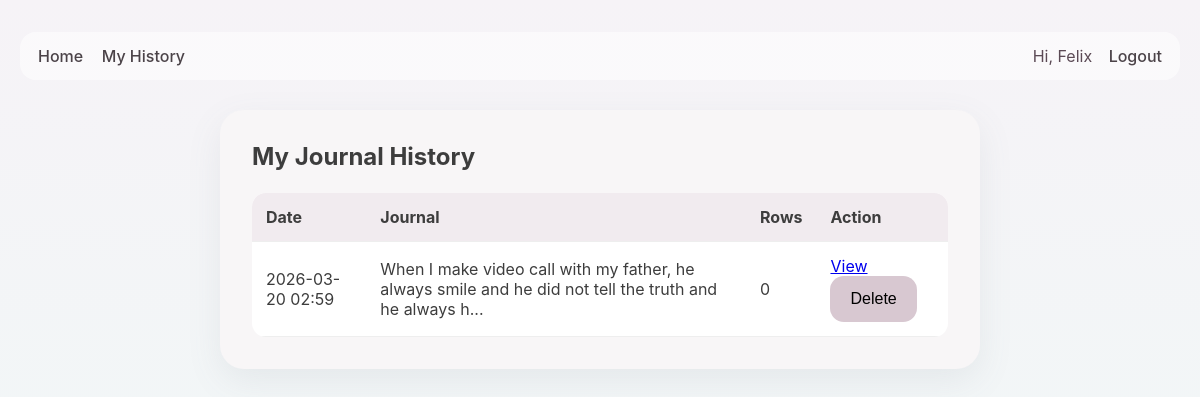
The app's page /history (signed in), older data.
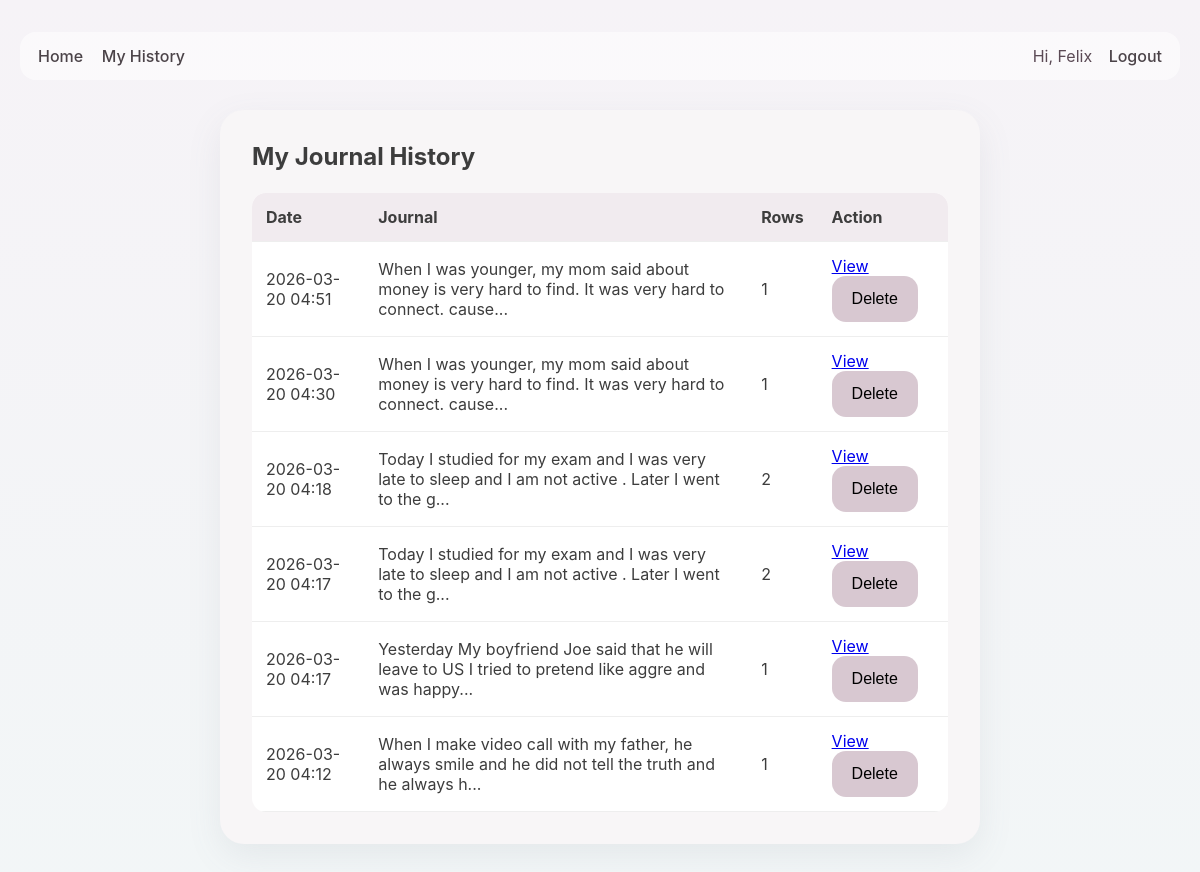
The same page, newer data.
### app.py (models this page shows, shortened)
class User(UserMixin, db.Model):
    id = db.Column(db.Integer, primary_key=True)
    username = db.Column(db.String(120), unique=True, nullable=False)
    email = db.Column(db.String(150), unique=True, nullable=False)
    password_hash = db.Column(db.String(255), nullable=False)
    journals = db.relationship("JournalEntry", backref="user", lazy=True, cascade="all, delete-orphan")

class JournalEntry(db.Model):
    id = db.Column(db.Integer, primary_key=True)
    journal_text = db.Column(db.Text, nullable=False)
    created_at = db.Column(db.DateTime, default=datetime.utcnow)
    user_id = db.Column(db.Integer, db.ForeignKey("user.id"), nullable=False)
    analyses = db.relationship("JournalAnalysisRow", backref="journal", lazy=True, cascade="all, delete-orphan")

### app.py (the view)
@app.route("/history")
@login_required
def history():
    entries = JournalEntry.query.filter_by(user_id=current_user.id) \
        .order_by(JournalEntry.created_at.desc()).all()
    return render_template("history.html", entries=entries)

### app.py (called while the page is built)
@login_manager.user_loader
def load_user(user_id):
    return User.query.get(int(user_id))

### templates/history.html
{% extends 'base.html' %}
{% block content %}
<div class="history-card">
    <h2>My Journal History</h2>
    {% if entries %}
        <table class="history-table">
            <thead>
                <tr>
                    <th>Date</th>
                    <th>Journal</th>
                    <th>Rows</th>
                    <th>Action</th>
                </tr>
            </thead>
            <tbody>
                {% for entry in entries %}
                <tr>
                    <td>{{ entry.created_at.strftime('%Y-%m-%d %H:%M') }}</td>
                    <td>{{ entry.journal_text[:100] }}{% if entry.journal_text|length > 100 %}...{% endif %}</td>
                    <td>{{ entry.analyses|length }}</td>
                    <td>
                        <a href="{{ url_for('history_detail', entry_id=entry.id) }}">View</a>
                        <form method="POST" action="{{ url_for('delete_entry', entry_id=entry.id) }}" style="display:inline;">
                            <button type="submit" class="delete-btn">Delete</button>
                        </form>
                    </td>
                </tr>
                {% endfor %}
            </tbody>
        </table>
    {% else %}
        <p>No journal history yet.</p>
    {% endif %}
</div>
{% endblock %}

### templates/base.html (shortened to what this page needs)
<!DOCTYPE html>
<html lang="en">
<head>
    <link rel="stylesheet" href="{{ url_for('static', filename='css/style.css') }}">
</head>
<body>
    <div class="page-shell">
        <nav class="top-nav">
            <div class="nav-left">
                <a href="{{ url_for('index') }}">Home</a>
                {% if current_user.is_authenticated %}
                    <a href="{{ url_for('history') }}">My History</a>
                {% endif %}
            </div>
            <div class="nav-right">
                {% if current_user.is_authenticated %}
                    <span class="welcome-text">Hi, {{ current_user.username }}</span>
                    <a href="{{ url_for('logout') }}">Logout</a>
                {% else %}
                    <a href="{{ url_for('login') }}">Login</a>
                    <a href="{{ url_for('register') }}">Register</a>
                {% endif %}
            </div>
        </nav>
        {% block content %}{% endblock %}
    </div>
</body>
</html>

### static/css/style.css (style rules this page uses)
* { box-sizing: border-box; }
body { margin: 0; padding: 0; font-family: "Inter", "Segoe UI", Arial, sans-serif; background: linear-gradient(180deg, #f6f3f7 0%, #f2f6f7 100%); color: #3d3d3d; }
.page-shell { max-width: 1200px; margin: 0 auto; padding: 20px; }
.top-nav { display: flex; justify-content: space-between; align-items: center; margin: 12px 0 24px; padding: 14px 18px; border-radius: 16px; background: rgba(255, 255, 255, 0.55); }
.top-nav a { text-decoration: none; margin-right: 14px; color: #4b4348; font-weight: 500; }
.top-nav a:last-child { margin-right: 0; }
.welcome-text { margin-right: 12px; color: #5b4a55; }
.auth-card, .history-card { max-width: 760px; margin: 30px auto; background: #f8f6f7; padding: 32px; border-radius: 24px; box-shadow: 0 12px 35px rgba(110, 118, 130, 0.10); }
.auth-card h2, .history-card h2 { margin-top: 0; margin-bottom: 22px; }
.auth-form button, .delete-btn { border: none; border-radius: 14px; background: #d8c8d1; padding: 14px 20px; font-size: 16px; cursor: pointer; }
.history-table { width: 100%; border-collapse: collapse; background: white; border-radius: 14px; overflow: hidden; }
.history-table th, .history-table td { text-align: left; padding: 14px; border-bottom: 1px solid #eee; }
.history-table th { background: #f1ebef; }

Row changes from the older to the newer data that the page shows:
removed JournalEntry: created_at "2026-03-20 02:59", journal_text "When I make video call with my father, he always smile and he did not tell the truth and he always h", analyses|length "0"
added JournalEntry: created_at "2026-03-20 04:51", journal_text "When I was younger, my mom said about money is very hard to find. It was very hard to connect. cause", analyses|length "1"
added JournalEntry: created_at "2026-03-20 04:30", journal_text "When I was younger, my mom said about money is very hard to find. It was very hard to connect. cause", analyses|length "1"
added JournalEntry: created_at "2026-03-20 04:18", journal_text "Today I studied for my exam and I was very late to sleep and I am not active . Later I went to the g", analyses|length "2"
added JournalEntry: created_at "2026-03-20 04:17", journal_text "Today I studied for my exam and I was very late to sleep and I am not active . Later I went to the g", analyses|length "2"
added JournalEntry: created_at "2026-03-20 04:17", journal_text "Yesterday My boyfriend Joe said that he will leave to US I tried to pretend like aggre and was happy", analyses|length "1"
added JournalEntry: created_at "2026-03-20 04:12", journal_text "When I make video call with my father, he always smile and he did not tell the truth and he always h", analyses|length "1"
